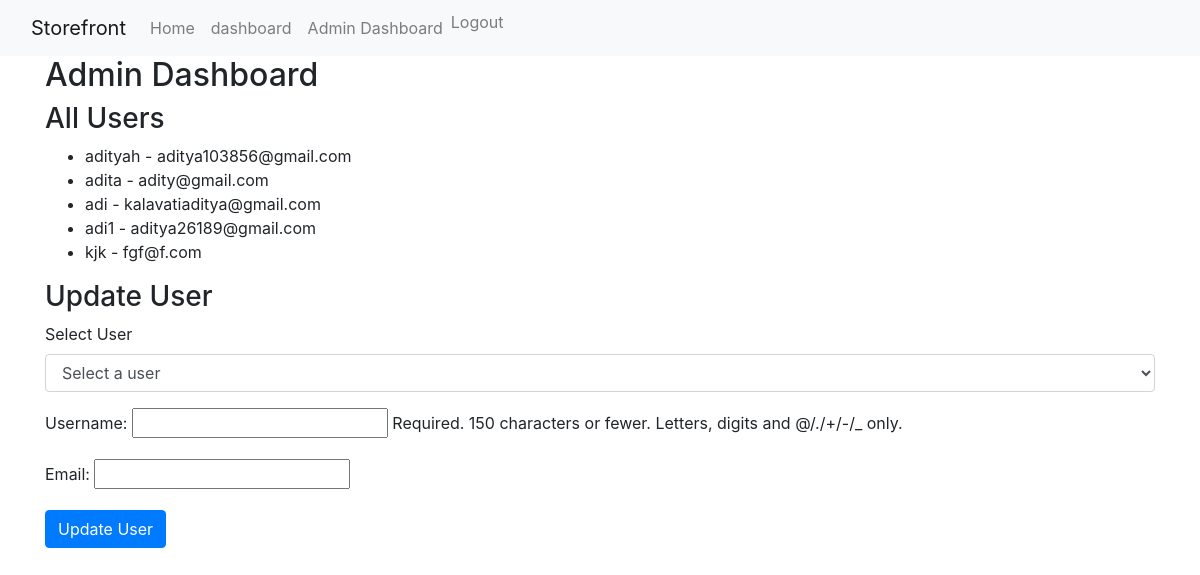
Page /users/admin_dashboard/ (signed in) on the committed database.
### users/models.py (models this page shows, shortened)
class CustomUser(AbstractUser):
    email = models.EmailField(unique=True)
    email_verified = models.BooleanField(default=False)

### users/views.py (the view)
# urls.py: path('admin_dashboard/', views.admin_dashboard, name='admin_dashboard'),
@login_required
def admin_dashboard(request):
    if not request.user.is_staff:
        messages.error(request, 'You do not have permission to access this page.')
        return redirect('/')
    selected_user = None
    if request.method == 'POST':
        user_id = request.POST.get('user_id')
        if user_id:
            selected_user = get_object_or_404(CustomUser, pk=user_id)
            form = UserUpdateForm(request.POST, instance=selected_user)
            if form.is_valid():
                form.save()
                messages.success(request, 'User profile has been updated successfully!')
                return redirect('users:admin_dashboard')
        else:
            form = UserUpdateForm()
    else:
        form = UserUpdateForm()
    all_users = CustomUser.objects.all()
    return render(request, 'users/admin_dashboard.html', {
        'form': form,
        'all_users': all_users,
        'selected_user': selected_user
    })

### users/forms.py (shortened to what this page needs)
class UserUpdateForm(forms.ModelForm):
    class Meta:
        model = CustomUser
        fields = ['username', 'email']

### users/templates/users/admin_dashboard.html (shortened to what this page needs)
<!DOCTYPE html>
<html lang="en">
<head>
    <link rel="stylesheet" href="https://stackpath.bootstrapcdn.com/bootstrap/4.5.2/css/bootstrap.min.css">
</head>
<body>
    <nav class="navbar navbar-expand-lg navbar-light bg-light">
        <div class="container-fluid">
            <a class="navbar-brand" href="#">Storefront</a>
            <div class="collapse navbar-collapse" id="navbarNav">
                <ul class="navbar-nav ms-auto">
                    <li class="nav-item">
                        <a class="nav-link" href="{% url 'home' %}">Home</a>
                    </li>
                    {% if user.is_authenticated %}
                    <li class="nav-item">
                        <a class="nav-link" href="{% url 'dashboard' %}">dashboard</a>
                    </li>
                    {% if user.is_staff %}
                    <li class="nav-item">
                        <a class="nav-link" href="{% url 'users:admin_dashboard' %}">Admin Dashboard</a>
                    </li>
                    {% endif %}
                    <li class="nav-item">
                        <form method="post" action="{% url 'users:logout' %}">
                            <button type="submit" class="nav-link btn btn-link" style="display: inline; padding: 0; border: none; background: none;">Logout</button>
                        </form>
                    </li>
                    {% endif %}
                </ul>
            </div>
        </div>
    </nav>
    <div class="container">
        <h2>Admin Dashboard</h2>
        <div class="user-list">
            <h3>All Users</h3>
            <ul>
                {% for user in all_users %}
                    <li>{{ user.username }} - {{ user.email }}</li>
                {% endfor %}
            </ul>
        </div>
        <div class="user-update">
            <h3>Update User</h3>
            <form method="POST">
                <div class="form-group">
                    <label for="user_id">Select User</label>
                    <select class="form-control" id="user_id" name="user_id" onchange="this.form.submit()">
                        <option value="">Select a user</option>
                    </select>
                </div>
                {{ form.as_p }}
                <button type="submit" class="btn btn-primary">Update User</button>
            </form>
        </div>
    </div>
</body>
</html>

### rows in the picture
CustomUser: username "adityah", email "aditya103856@gmail.com"
CustomUser: username "adita", email "adity@gmail.com"
CustomUser: username "adi", email "kalavatiaditya@gmail.com"
CustomUser: username "adi1", email "aditya26189@gmail.com"
CustomUser: username "kjk", email "fgf@f.com"
